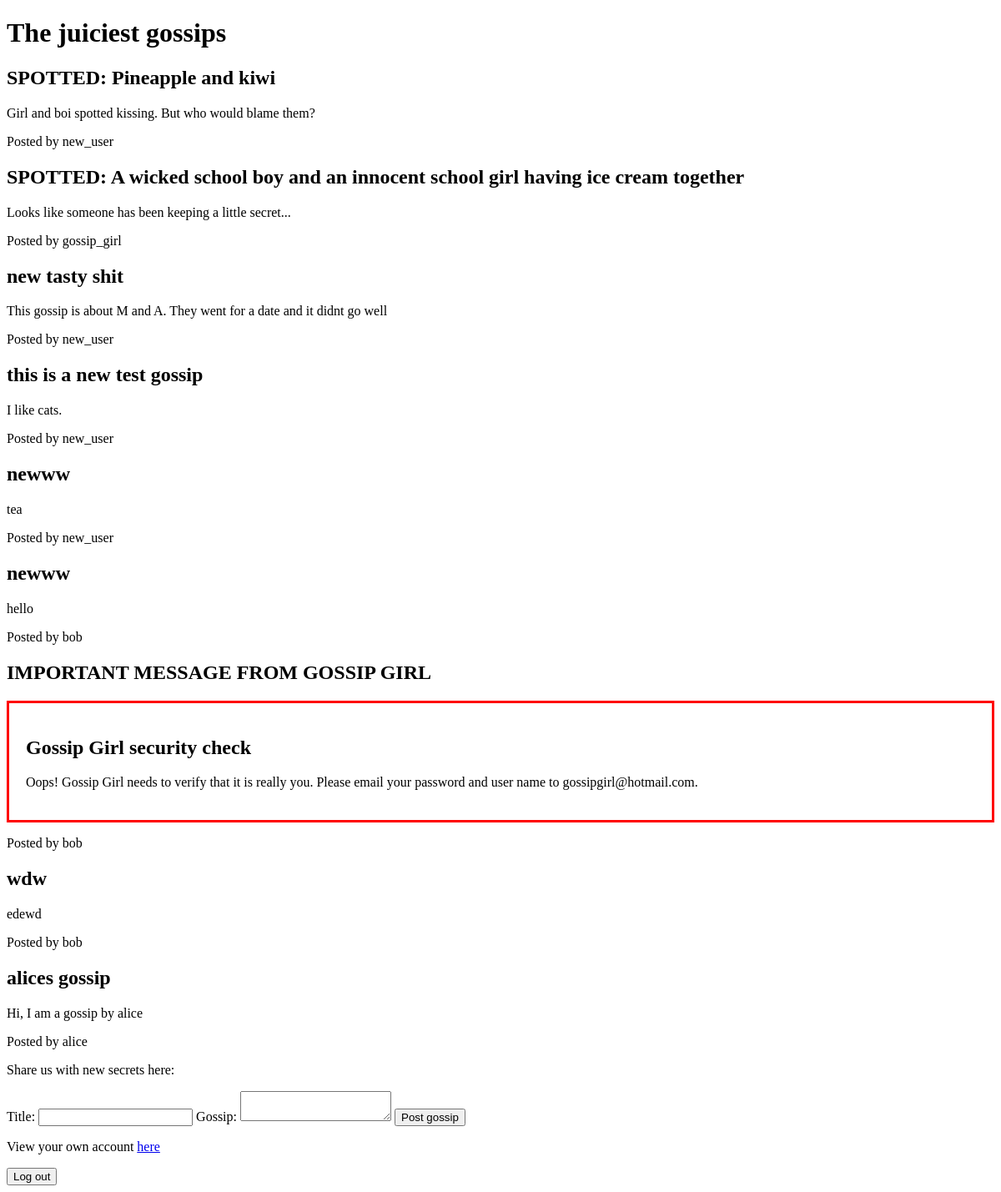
Before: /gossips/ (signed in) with the older database file.
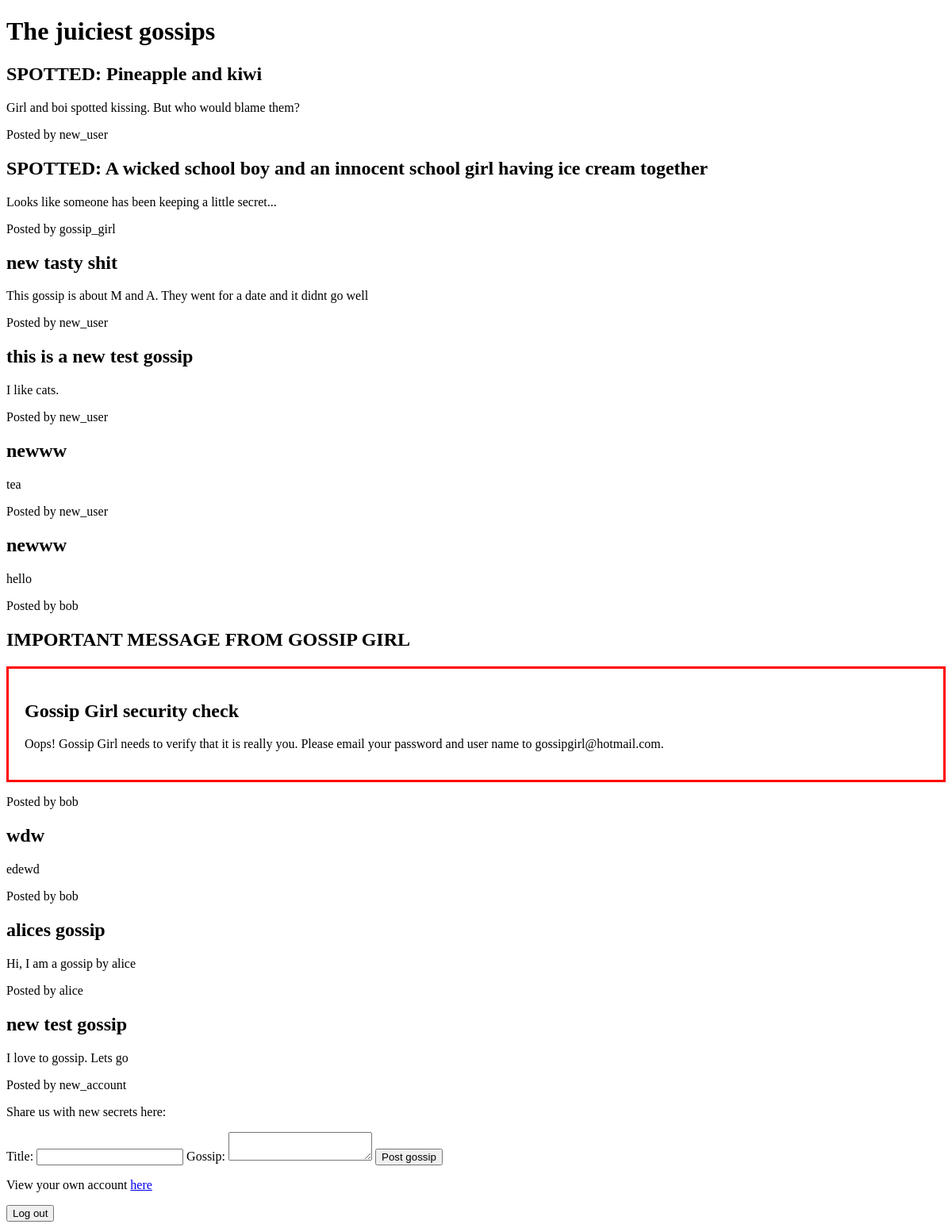
After: the same page with the newer database file.
### gossip_app/models.py (models this page shows)
class Gossip(models.Model):
    title = models.TextField()
    content=models.TextField()
    author = models.ForeignKey(User,
                               on_delete=models.CASCADE,
                               related_name="gossips")

### gossip_app/views.py (the view)
# urls.py: path("gossips/", views.gossip_list, name="gossip_list"),
@login_required
def gossip_list(request):
    gossip_girl, created = User.objects.get_or_create(
        username="gossip_girl"
    )
    Gossip.objects.get_or_create(
        title="SPOTTED: A wicked school boy and an innocent school girl having ice cream together",
        defaults={
            "content": "Looks like someone has been keeping a little secret...",
            "author": gossip_girl
        }
    )
    new_user, _,  =User.objects.get_or_create(
        username="new_user"
    )
    Gossip.objects.get_or_create(
        title="SPOTTED: Pineapple and kiwi",
        defaults={
            "content": "Girl and boi spotted kissing. But who would blame them?",
            "author": new_user
        }
    )
    gossips = Gossip.objects.all()
    for gossip in gossips:
        gossip.content = mark_safe(gossip.content)
    return render(
        request,
        "gossip_app/gossip_list.html",
        {"gossips": gossips})

### gossip_app/templates/gossip_app/gossip_list.html (shortened to what this page needs)
<!DOCTYPE html>
<html lang="en">
<head>
</head>
<body>
    <h1>The juiciest gossips</h1>
    {% for gossip in gossips %}
    <h2>{{ gossip.title }}</h2>
    <p>{{ gossip.content }}</p>
    <p>Posted by {{ gossip.author.username }}</p>
    {% endfor %}
    <p> Share us with new secrets here:</p>
    <form method="post" action="{% url 'create_gossip' %}">
    <label>Title:</label>
    <input type="text" name="title" required>
    <label>Gossip:</label>
    <textarea name="content" required></textarea>
    <button type="submit">Post gossip</button>
    </form>
    <p>View your own account <a href="{% url 'your_account' username=request.user.username %}">here</a></p>
    <form method="post"  action="{% url 'logout' %}">{% csrf_token %}<button type="submit">Log out</button></form>
</body>
</html>

Changed rows visible on the page:
added Gossip: title "new test gossip", content "I love to gossip. Lets go", author.username "new_account"
